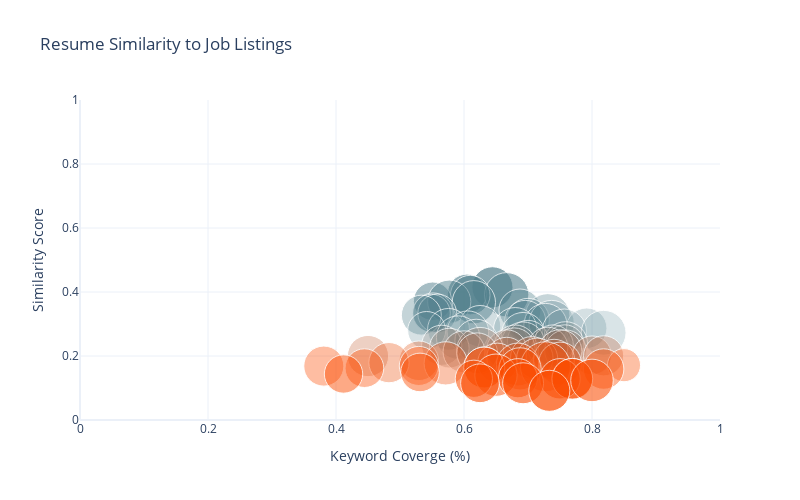

Notebook source saved alongside this figure:
### Code cell
# plot similarities
plot_similarity_scores(df)
